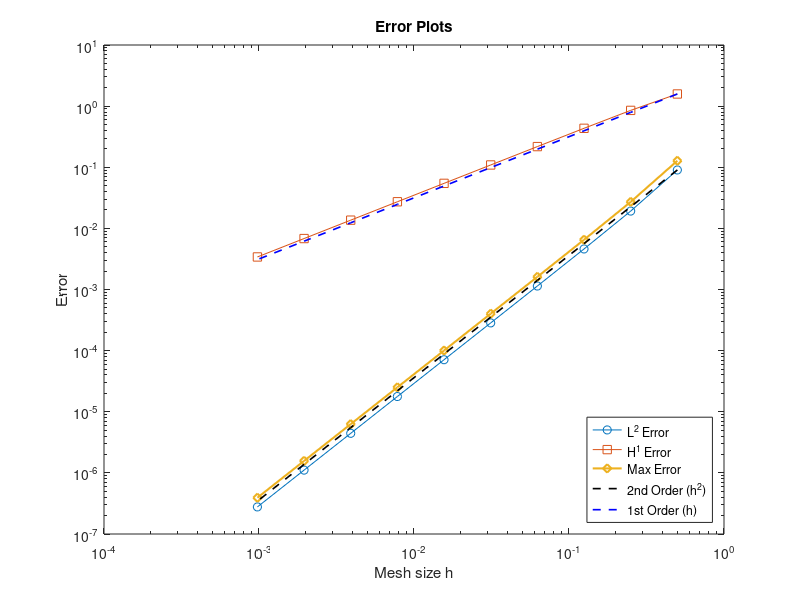
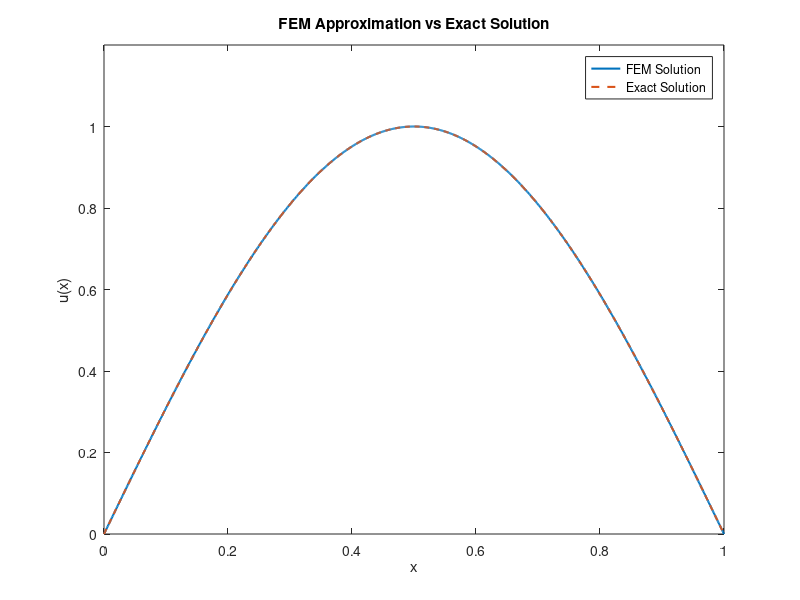

Write the MATLAB code that produced these figures, in order.
% Finite Element Method for -u'' = f on (0,1), u(0)=u(1)=0
% Uses piecewise linear elements and midpoint quadrature
% Computes L2, H1 seminorm, and max nodal errors over h = 2^{-j}

clear; clc;

% Define exact solution, its derivative, and source function f
Exact       = @(x) sin(pi*x);
ExactDeriv  = @(x) pi*cos(pi*x);
Loadf       = @(x) pi^2*sin(pi*x);

% Mesh sizes
hvals = 2.^(-(1:10));
L2_err = zeros(size(hvals));
H1_err = zeros(size(hvals));
Max_err = zeros(size(hvals));

for jj = 1:length(hvals)
    h = hvals(jj);
 x = (0:h:1)';
    N = length(x)-1;

    % === Assemble stiffness matrix A ===
    A = zeros(N+1, N+1);
    for i = 1:N
        h_elem = x(i+1) - x(i);
        idx = [i i+1];
        A(idx, idx) = A(idx, idx) + [1 -1; -1 1]/h_elem;
    end

    % === Assemble load vector F using midpoint rule ===
    F = zeros(N+1, 1);
    for i = 1:N
        h_elem = x(i+1) - x(i);
        mid = (x(i) + x(i+1))/2;
        fmid = Loadf(mid);
        F([i i+1]) = F([i i+1]) + fmid * h_elem * [0.5; 0.5];
    end

    % === Apply Dirichlet boundary conditions and solve ===
    uh = zeros(N+1, 1);          % FEM solution
    uh(2:N) = A(2:N,2:N) \ F(2:N);

    % === Compute exact solution ===
    u_exact = Exact(x);

    % === Error: L2 norm (trapezoidal integration) ===
    L2_err(jj) = sqrt(trapz(x, (uh - u_exact).^2));

   % === Error: Energy norm (H1 semi-norm using exact form) ===
H1sq = 0;
for i = 1:N
    % h_elem = x(i+1) - x(i);
    xa = x(i);
    xb = x(i+1);
    hi = xb-xa;
    du = (uh(i+1) - uh(i)) / hi;
    der_enda = pi*cos(pi*xa);
    der_endb = pi*cos(pi*xb);
    % FEM derivative (piecewise constant)
    % mid = (x(i+1) + x(i)) / 2;
    % dtrue = ExactDeriv(mid);                   % exact derivative at midpoint
    % H1sq = H1sq + h_elem * (du - dtrue)^2;
    % Midpoint rule for energy norm
    H1sq = H1sq + hi/2*((der_enda - du)^2 + (der_endb-du)^2);
end
H1_err(jj) = sqrt(H1sq);


    % === Error: Maximum nodal error ===
    Max_err(jj) = max(abs(uh - u_exact));

end

% === Compute convergence orders ===
ordL2  = log2(L2_err(1:end-1) ./ L2_err(2:end));
ordH1  = log2(H1_err(1:end-1) ./ H1_err(2:end));
ordMax = log2(Max_err(1:end-1) ./ Max_err(2:end));
% ordEnergy = log2(E_err(1:end-1) ./ E_err(2:end));

% === Display error table ===
fprintf('   h\t\tL2 Error\tOrder\tH1 Error\tOrder\tMax Error\tOrder\n');
for j = 1:length(hvals)-1
    fprintf('%1.4f\t%.2e\t%.2f\t%.2e\t%.2f\t%.2e\t%.2f\n', ...
        hvals(j), L2_err(j), ordL2(j), H1_err(j), ordH1(j), Max_err(j), ordMax(j));
end
% Last row (no order)
j = length(hvals);
fprintf('%1.4f\t%.2e\t ----\t%.2e\t ----\t%.2e\t ----\n', ...
    hvals(j), L2_err(j), H1_err(j), Max_err(j));

% === Plot errors on log-log scale ===
figure;
loglog(hvals, L2_err, '-o', ...
       hvals, H1_err, '-s', ...
       hvals, Max_err, '-d', ...
       'LineWidth', 1.5); hold on;

% === Reference lines for first- and second-order ===
C1 = L2_err(1) / hvals(1)^2; % scaling for 2nd order
C2 = H1_err(1) / hvals(1)^1; % scaling for 1st order

loglog(hvals, C1*hvals.^2, '--k', 'LineWidth', 1.2); % 2nd order ref
loglog(hvals, C2*hvals, '--b', 'LineWidth', 1.2);    % 1st order ref

legend('L^2 Error', 'H^1 Error', 'Max Error', ...
       '2nd Order (h^2)', '1st Order (h)', ...
       'Location', 'southeast');
xlabel('Mesh size h'); ylabel('Error');
title('Error Plots');
grid off;
saveas(gcf, 'error_convergence.png');


% === Plot FEM and exact solution on finest mesh ===
figure;
plot(x, uh, '-', 'LineWidth', 1.5); hold on;
plot(x, u_exact, '--', 'LineWidth', 1.5);
legend('FEM Solution', 'Exact Solution', 'Location', 'best');
xlabel('x'); ylabel('u(x)');
ylim([0, 1.2])
title('FEM Approximation vs Exact Solution');
grid off;
saveas(gcf, 'fem_vs_exact.png');  % saves the figure to a PNG file
